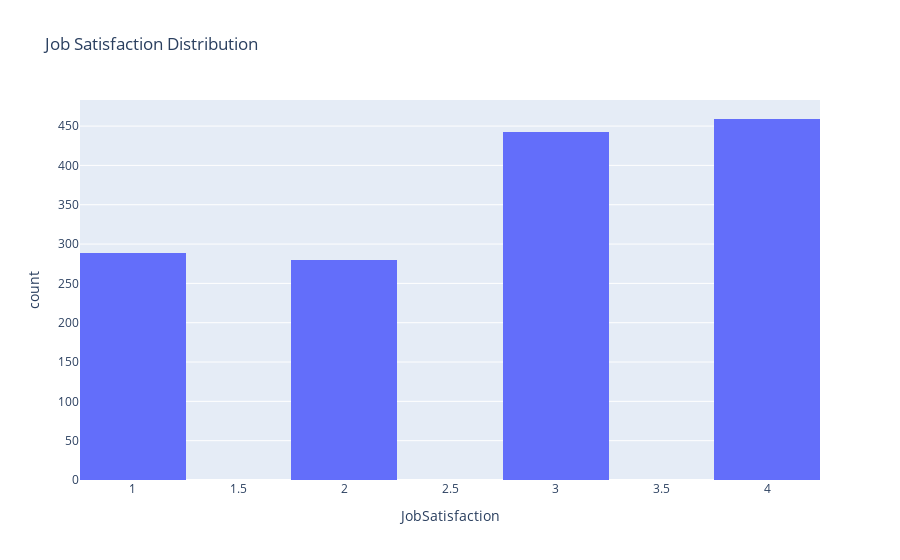

Here is the notebook cell this chart was saved with:
### Markdown cell above
### Job Satisfaction Distribution

### Code cell
# Job Satisfaction distribution
fig = px.histogram(data, x='JobSatisfaction', nbins=10, title='Job Satisfaction Distribution')
fig.show()

### Figure 1 — Plotly figure (JSON) as saved in the notebook; plotly's stock layout.template omitted (floating-point values rounded to 4 significant figures; data arrays with more than 128 entries replaced by an {"elided": "..."} marker saying what was removed)
{"data": [{"alignmentgroup": "True", "bingroup": "x", "hovertemplate": "JobSatisfaction=%{x}<br>count=%{y}<extra></extra>", "legendgroup": "", "marker": {"color": "#636efa", "pattern": {"shape": ""}}, "name": "", "nbinsx": 10, "offsetgroup": "", "orientation": "v", "showlegend": false, "type": "histogram", "x": {"elided": "1470 int values"}, "xaxis": "x", "yaxis": "y"}], "layout": {"autosize": true, "barmode": "relative", "legend": {"tracegroupgap": 0}, "title": {"text": "Job Satisfaction Distribution"}, "xaxis": {"anchor": "y", "autorange": true, "domain": [0, 1], "range": [0.75, 4.25], "title": {"text": "JobSatisfaction"}, "type": "linear"}, "yaxis": {"anchor": "x", "autorange": true, "domain": [0, 1], "range": [0, 483.2], "title": {"text": "count"}}}}
